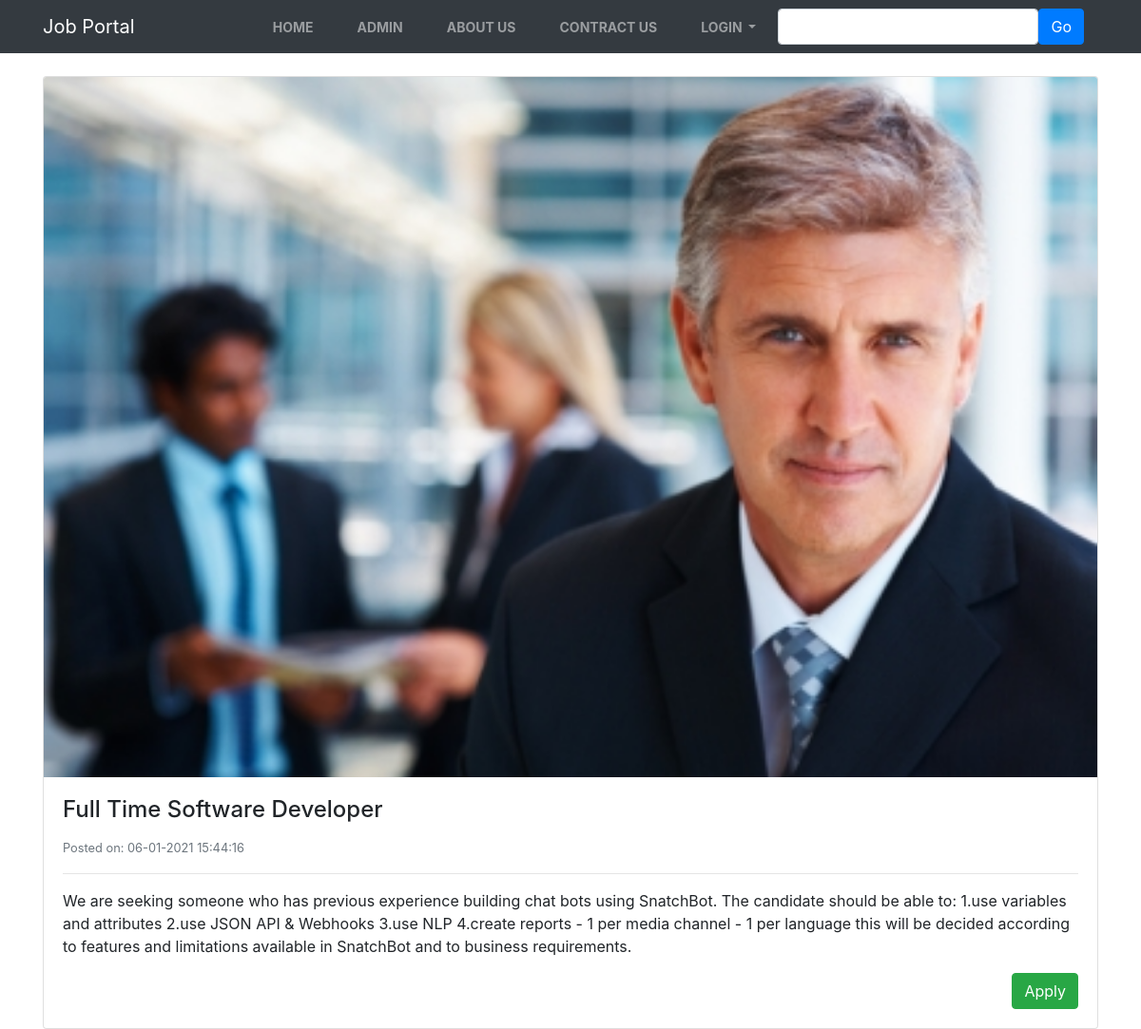
Screenshot of /Project/fullpost.php?id=14 with the database file from the repository.
### tables this page shows
CREATE TABLE `jobpost` (
  `id` int(100) NOT NULL,
  `category` varchar(50) NOT NULL,
  `title` varchar(70) NOT NULL,
  `salary` varchar(100) NOT NULL,
  `image` varchar(20) NOT NULL,
  `jobdescription` varchar(1000) NOT NULL,
  `tme` varchar(30) NOT NULL,
  `empid` int(100) NOT NULL
);

### Project/fullpost.php (the view, shortened to what this page needs)
<?php require_once("include/db.php"); ?>
<!DOCTYPE html>
<html lang="en">
<head>
    <link rel="stylesheet" href="css/bootstrap.min.css">
    <link rel="stylesheet" href="Style.css">
</head>
<body>
    <nav class="navbar navbar-expand-lg navbar-dark bg-dark">
        <div class="container">
            <a class="navbar-brand" href="#">Job Portal</a>
            <div class="col-auto">
                <div class="collapse navbar-collapse" id="navbarSupportedContent">
                    <ul class="navbar-nav mr-auto">
                        <li class="nav-item ">
                            <a class="nav-link" href="#">Home <span class="sr-only"></span></a>
                        </li>
                        <li class="nav-item">
                            <a class="nav-link" href="#">Admin</a>
                        </li>
                        <li class="nav-item">
                            <a class="nav-link" href="#">About Us</a>
                        </li>
                        <li class="nav-item">
                            <a class="nav-link" href="#">Contract Us</a>
                        </li>
                        <li class="nav-item dropdown">
                            <a class="nav-link dropdown-toggle" href="#" id="navbarDropdown" role="button"
                                data-toggle="dropdown" aria-haspopup="true" aria-expanded="false">
                                Login
                            </a>
                        </li>
                    </ul>
                    <ul class="navbar-nav ml-auto">
                        <form class="form-inline" action="#">
                            <div class="form-group">
                            <input class="form-control" type="text" name="Search" placehoder="Search Here">
                            <button  class="btn btn-primary" name="Searchbutton">Go</button>
                            </div>
                        </form>
                    </ul>
                </div>
            </div>
        </div>
    </nav>
    <div class="container">
        <div class="row mt-4">
                         <?php
                        if(isset($_GET["Searchbutton"])){
                            $s=$_GET["Search"];
                            $search="%".$s."%";
                            $sql="SELECT * FROM jobpost WHERE category LIKE '$search' OR title LIKE '$search' OR jobdescription LIKE '$search' OR tme LIKE '$search' ";
                                 }
                                 else{
                                     $y=$_GET['id'];
                            $sql="SELECT * FROM jobpost WHERE id ='$y'";}
                            $result = mysqli_query($conn, $sql);
                            if (mysqli_num_rows($result) > 0) {
                                while($row = mysqli_fetch_assoc($result)) {
                                    $t=$row["title"];
                                    $img=$row["image"];
                                    $jd=$row["jobdescription"];
                                    $tm=$row["tme"];
                                    ?>
                                        <div class="col-lg-12">
                                            <div class="card">
                                                <img class="card-img-top" src="upload/<?php echo $img;?>" alt="Card Image">
                                                <div class="card-body">
                                                    <h4 class="card-title"><?php echo $t; ?></h4>
                                                    <small class="text-muted"><?php echo "Posted on: ".$tm;?></small>
                                                    <hr>
                                                    <p class="card-text"><?php
                                                        echo $jd;
                                                    ?></p>
                                                    <a href="apply.php" style="float:right;">
                                                        <span class="btn btn-success">Apply</span>
                                                    </a>
                                                </div>
                                            </div>
                                        </div>
                               <?php }
                            } else {
                                echo "0 results";
                            }
                        ?>
            </div>
        </div>
</body>
</html>

### Project/Style.css (style rules this page uses)
.navbar-dark .navbar-nav .nav-link { font-weight: 700; font-size: 14px; text-transform: uppercase; }
.navbar-dark .navbar-nav .nav-item { margin: 0 15px; }

### rows the page displays
jobpost: image (picture), title "Full Time Software Developer", tme "06-01-2021 15:44:16", jobdescription "We are seeking someone who has previous experience building chat bots using SnatchBot. The candidate should be able to: 1.use variables and attributes 2.use JSON API & Webhooks 3.use NLP 4.create reports - 1 per media channel - 1 per language this will be decided according to features and limitations available in SnatchBot and to business requirements."
